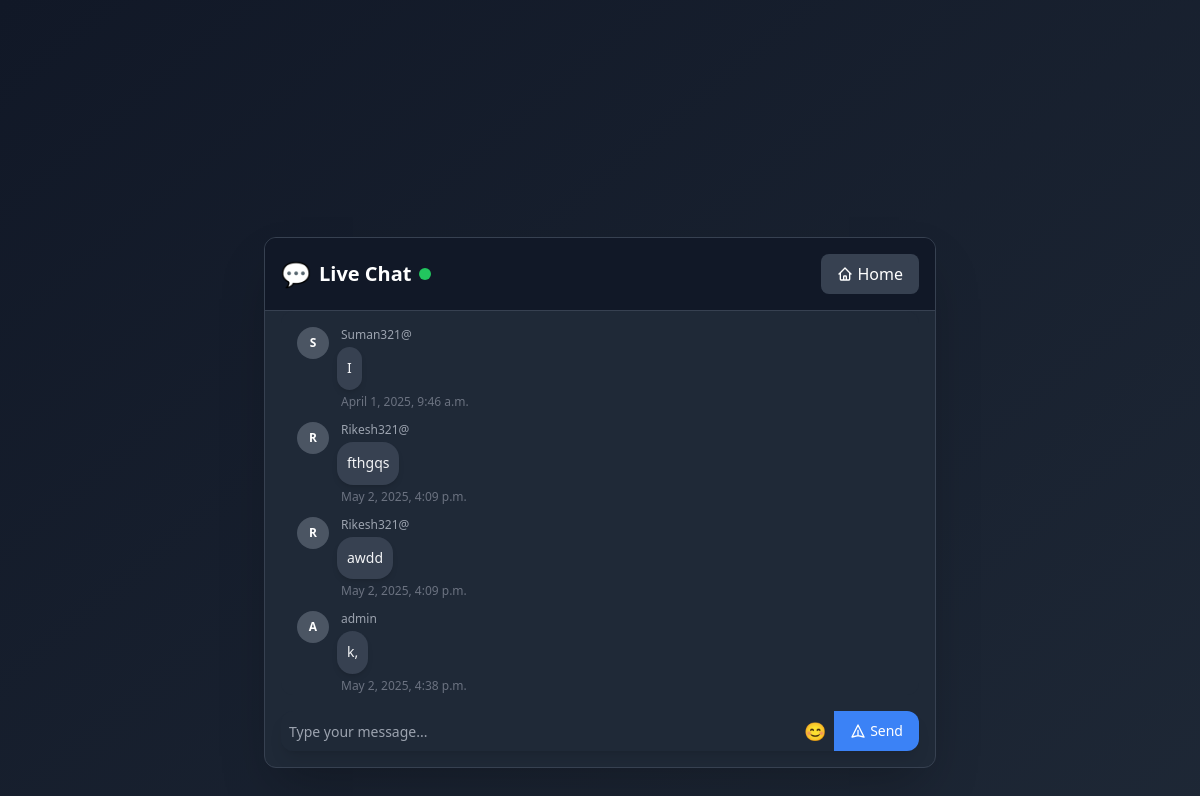
Page /chat/ on the committed database.
### Accounts/models.py (models this page shows, shortened)
class ChatMessage(models.Model):
    user = models.ForeignKey(User, on_delete=models.CASCADE)
    message = models.TextField()
    timestamp = models.DateTimeField(auto_now_add=True)

### Accounts/views.py (the view)
# urls.py: path('chat/', chat_room, name='chat_room'),
def chat_room(request):
    chat_messages = ChatMessage.objects.all().order_by('timestamp')
    for message in chat_messages:
        message.timestamp = timezone.localtime(message.timestamp)
    return render(request, 'chat_room.html', {'chat_messages': chat_messages})

### Accounts/context_processors.py (called while the page is built, shortened)
def cart_processor(request):
    return {
        'cart_items': [],
        'cart_count': 0,
        'cart_total': 0
    }

def notification_processor(request):
    return {
        'unread_notifications': 0,
        'pending_withdrawals': 0,
    }

def count_notifications(request):
    context = {}
    return context

### Accounts/templates/chat_room.html (shortened to what this page needs)
{% load static %}
<!DOCTYPE html>
<html lang="en">
<head>
    <script src="https://cdn.tailwindcss.com"></script>
    <link rel="stylesheet" href="https://cdn.jsdelivr.net/npm/emoji-mart@latest/css/emoji-mart.css">
</head>
<body class="bg-gradient-to-br from-darker to-dark text-white flex items-center justify-center min-h-screen p-4">
    <div class="w-full max-w-2xl bg-dark shadow-2xl rounded-xl overflow-hidden border border-gray-700">
        <div class="flex items-center justify-between bg-darker p-4 border-b border-gray-700">
            <h2 class="text-xl font-bold flex items-center">
                <span class="text-2xl mr-2">💬</span> Live Chat
                <span class="w-3 h-3 bg-green-500 rounded-full ml-2 animate-pulse"></span>
            </h2>
            <a href="{% url 'home' %}" class="px-4 py-2 bg-gray-700 hover:bg-gray-600 rounded-lg transition-colors duration-200 flex items-center">
                Home
            </a>
        </div>
        <div id="chat-log" class="h-96 overflow-y-auto p-4 bg-gray-800 mx-4 rounded-xl text-sm leading-relaxed space-y-3">
            {% for chat_message in chat_messages %}
                <div class="{% if chat_message.user.username == request.user.username %}flex flex-row-reverse{% else %}flex flex-row{% endif %} items-start gap-2 mb-3">
                    <div class="flex-shrink-0">
                        {% if chat_message.user.profile_picture %}
                            <img src="{{ chat_message.user.profile_picture.url }}" alt="{{ chat_message.user.username }}" class="w-8 h-8 rounded-full object-cover border border-gray-600">
                        {% else %}
                            <div class="w-8 h-8 rounded-full bg-gray-600 flex items-center justify-center text-xs font-bold uppercase">
                                {{ chat_message.user.username|slice:":1" }}
                            </div>
                        {% endif %}
                    </div>
                    <div class="{% if chat_message.user.username == request.user.username %}items-end{% else %}items-start{% endif %} flex flex-col max-w-[75%]">
                        {% if chat_message.user.username != request.user.username %}
                            <span class="text-xs font-medium text-gray-400 mb-1 ml-1">{{ chat_message.user.username }}</span>
                        {% endif %}
                        <div class="message-bubble {% if chat_message.user.username == request.user.username %}bg-primary text-white{% else %}bg-gray-700 text-gray-100{% endif %} p-2.5 rounded-2xl shadow-md">
                            {{ chat_message.message }}
                        </div>
                        <span class="text-xs text-gray-500 mt-1 {% if chat_message.user.username == request.user.username %}mr-1{% else %}ml-1{% endif %}">{{ chat_message.timestamp }}</span>
                    </div>
                </div>
            {% endfor %}
        </div>
        <div class="p-4">
            <div class="flex bg-gray-800 rounded-xl overflow-hidden shadow-lg">
                <input id="chat-message-input" type="text"
                    class="w-full p-2 text-sm h-10 bg-gray-800 text-white focus:outline-none input-focus-ring"
                    placeholder="Type your message...">
                <button id="emoji-button" class="px-2 text-sm h-10 flex items-center justify-center">
                    <span class="text-lg">😊</span>
                </button>
                <button id="chat-message-submit"
                    class="bg-primary hover:bg-blue-600 px-4 py-1 text-sm h-10 text-white font-medium transition-colors duration-200 flex items-center">
                    <svg xmlns="http://www.w3.org/2000/svg" class="h-4 w-4 mr-1" fill="none" viewBox="0 0 24 24" stroke="currentColor">
                        <path stroke-linecap="round" stroke-linejoin="round" stroke-width="2" d="M12 19l9 2-9-18-9 18 9-2zm0 0v-8" />
                    </svg>
                    Send
                </button>
            </div>
        </div>
    </div>
</body>
</html>

### Accounts/templates/chat_room.html (style rules this page uses)
.message-bubble { animation: fadeIn 0.3s ease-out; word-break: break-word; }
.input-focus-ring { transition: box-shadow 0.2s ease; }

### rows in the picture
ChatMessage: user.username "S", user.username "Suman321@", message "I", timestamp "April 1, 2025, 9:46 a.m."
ChatMessage: user.username "R", user.username "Rikesh321@", message "fthgqs", timestamp "May 2, 2025, 4:09 p.m."
ChatMessage: user.username "R", user.username "Rikesh321@", message "awdd", timestamp "May 2, 2025, 4:09 p.m."
ChatMessage: user.username "A", user.username "admin", message "k,", timestamp "May 2, 2025, 4:38 p.m."
